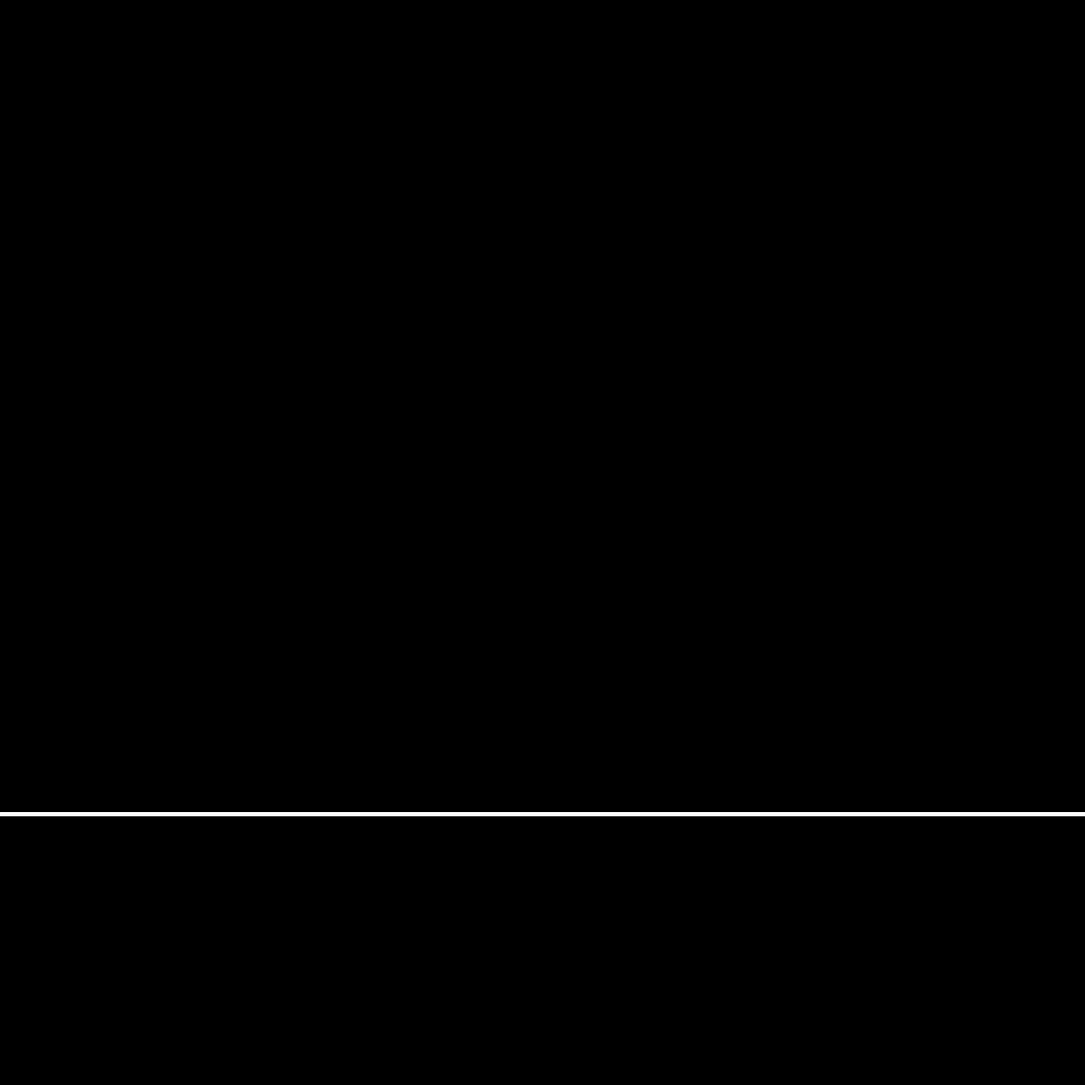
Frame 1 (no input)
Frame 60 (the mouse pressed at the canvas centre just before this capture): identical to frame 1, image omitted
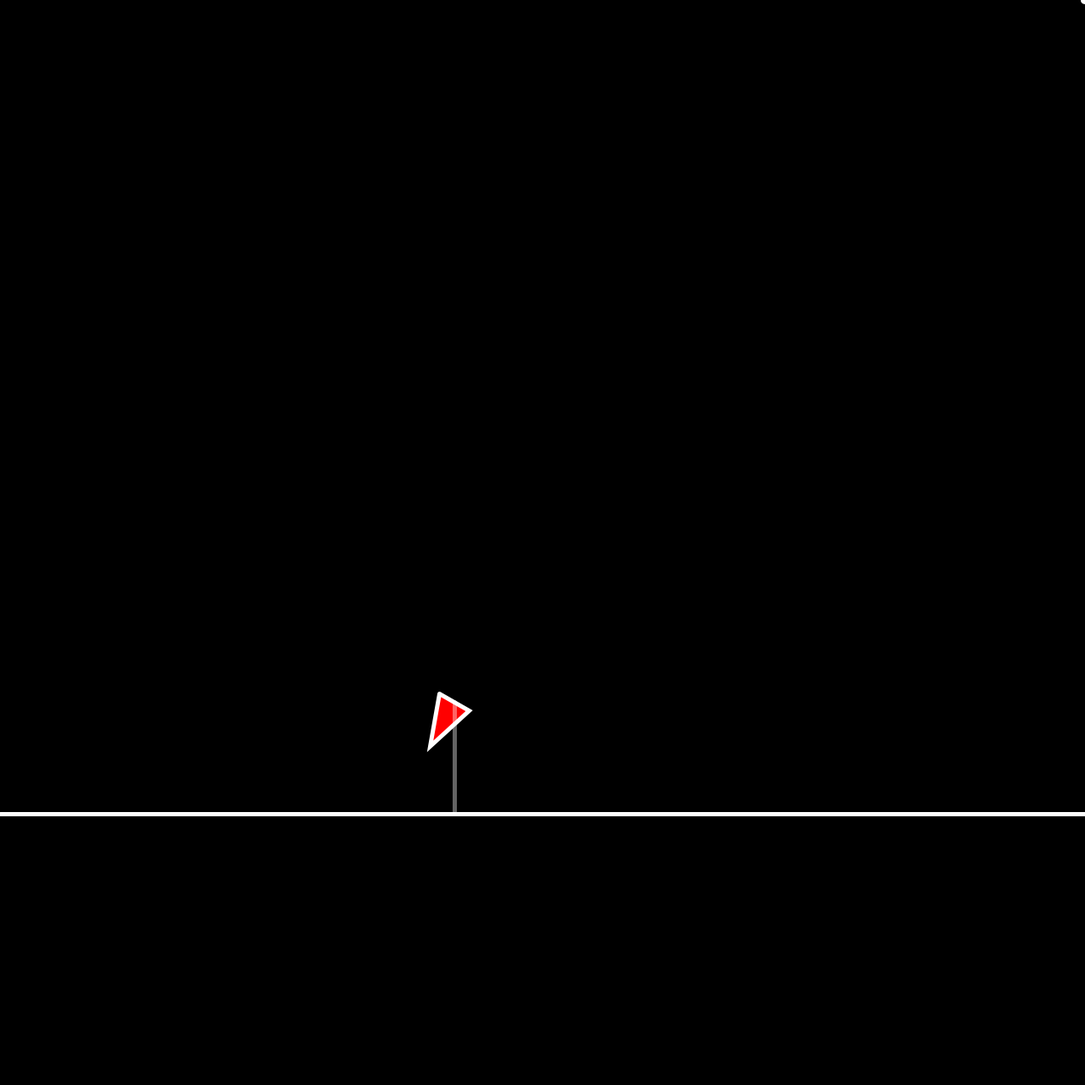
Frame 120 (the mouse held since frame 60 and released just before this capture)

The Processing sketch that drew these frames (run headless with seeded random() and noise(); from frame 60 on, the mouse is pressed at the canvas centre):

// Processing sketch: Scalar_Projection
// ── Scalar_Projection.pde
void settings() {
  size(1280, 1280);
}
Boundary boundary;
ArrayList<Vehicle> vehicles;

void setup() {
  boundary = new Boundary(new PVector(0, 3*height/4), new PVector(width, 3*height/4));  
  vehicles = new ArrayList<Vehicle>();
  textSize(24);
}

void draw() {
  background(0);
  //text("number of vehicles: " + vehicles.size(),width/8, height/8);
  //draw the boundary
  boundary.show();
  //draw each vehicle
  for (Vehicle vehicle : vehicles) {
    vehicle.update();
    vehicle.show();
    vehicle.drawNormal(boundary);
  }
  // remove the vehicles that are offscreen going backwards through the list
  for(int i = vehicles.size()-1; i > 0; i--){
    if(vehicles.get(i).offscreen){
      vehicles.remove(i);
    }
  }
}

void mousePressed() {
  vehicles.add(new Vehicle(new PVector(width/2, height/2), PVector.random2D().mult(random(1, 5))));
}

// ── Boundary.pde
class Boundary{
  PVector start;
  PVector end;
  Boundary(PVector start_, PVector end_){
    start = start_.copy();
    end = end_.copy();
  }
  
  void show(){
    stroke(255);
    strokeWeight(5);
    line(start.x, start.y, end.x, end.y);
    
  }
}

// ── Vehicle.pde
/*
very simple vehicle
 */
class Vehicle {
  PVector loc;
  PVector vel;
  float dir;
  float r;
  boolean offscreen;
  Vehicle(PVector loc_, PVector vel_) {
    loc = loc_.copy();
    vel = vel_;
    dir = vel.heading();
    r = 20;
    offscreen = false;
  }

  void update() {
    loc.add(vel);
    if ((loc.x > width) || (loc.x < 0) || (loc.y > height) || (loc.y < 0)) {
      offscreen = true;
    }
  }

  void show() {
    pushMatrix();
    translate(loc.x, loc.y);
    rotate(dir);
    beginShape();
    vertex(0, r);
    vertex(3*r, 0);
    vertex(0, -r);
    vertex(0,r);
    endShape();
    popMatrix();
  }

  PVector scalarProjection(Boundary boundary) {
    PVector ap = PVector.sub(loc, boundary.start);
    fill(255, 0, 0);
    //ellipse(ap.x, ap.y, 5, 5);
    PVector ab = PVector.sub(boundary.end, boundary.start);
    ellipse(ab.x, ab.y,5,5);
    ab.normalize();
    ab.mult(ap.dot(ab));
    PVector normalPoint = PVector.add(boundary.start, ab);
    //ellipse(normalPoint.x, normalPoint.y, 5,5);
    return normalPoint;
  }

  void drawNormal(Boundary boundary) {
    PVector normalPoint = scalarProjection(boundary);
    stroke(255, 100);
    line(loc.x, loc.y, normalPoint.x, normalPoint.y);
  }
}
